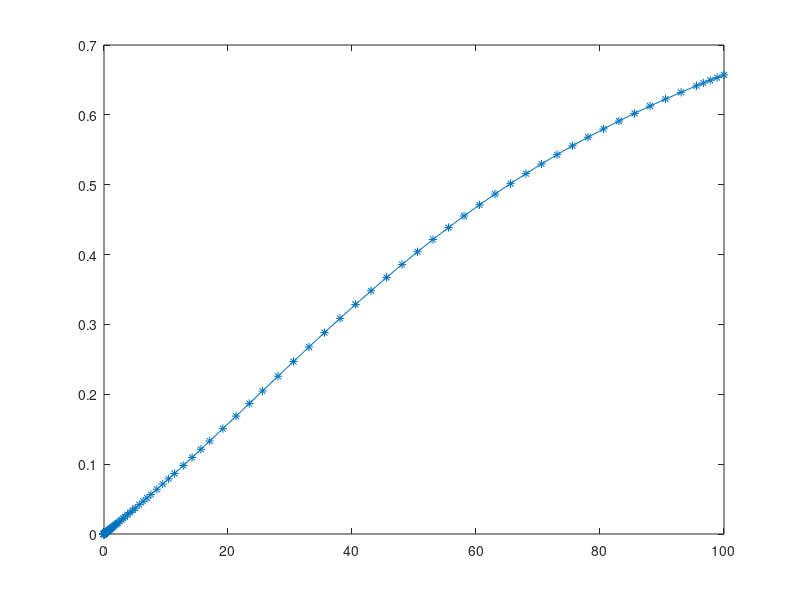

Write the MATLAB code that produced this figure.
%CHE 345 Seminar 9
%This file contains the numerical solution to Seminar 9
%To run each module, notice that double % (%%) separates this file.
%Click on any line of problem 1 and then control+enter to execute.
%Anton Fadic / Winter 2017

%% Problem 1
function seminar9p1

close all;
Vspan = [0 100];
X0 = 0;
[V,X]=ode45(@odeFunction,Vspan, 0);
plot(V,X,'*-');
xDesired=0.5;
Vdes = interp1(X,V,xDesired);
fprintf('The volume is %4.3f m3 when conversion is %d%%\n',Vdes, 100*xDesired);

T = 5300-72500./(14.5+xDesired);
fprintf('Temp = %4.2f K\n',T);

end

function lhs=odeFunction(t,X)
%X is conversion of A
lhs = 0.2*exp(-10./(53-725./(14.5+X)))*(1-X).^2;
end